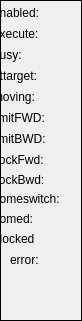
  <widget class="caFrame" name="StatusFrame">
   <property name="geometry">
    <rect>
     <x>232</x>
     <y>8</y>
     <width>82</width>
     <height>321</height>
    </rect>
   </property>
   <property name="minimumSize">
    <size>
     <width>0</width>
     <height>20</height>
    </size>
   </property>
   <property name="frameShape">
    <enum>QFrame::Box</enum>
   </property>
   <widget class="caLabel" name="calabel_65">
    <property name="geometry">
     <rect>
      <x>-7</x>
      <y>130</y>
      <width>69</width>
      <height>18</height>
     </rect>
    </property>
    <property name="minimumSize">
     <size>
      <width>69</width>
      <height>18</height>
     </size>
    </property>
    <property name="text">
     <string>limitBWD:</string>
    </property>
   </widget>
   <widget class="caLabel" name="calabel_56">
    <property name="geometry">
     <rect>
      <x>-7</x>
      <y>25</y>
      <width>69</width>
      <height>18</height>
     </rect>
    </property>
    <property name="minimumSize">
     <size>
      <width>69</width>
      <height>18</height>
     </size>
    </property>
    <property name="text">
     <string>execute:</string>
    </property>
   </widget>
   <widget class="caLabel" name="calabel_52">
    <property name="geometry">
     <rect>
      <x>-7</x>
      <y>4</y>
      <width>69</width>
      <height>18</height>
     </rect>
    </property>
    <property name="minimumSize">
     <size>
      <width>69</width>
      <height>18</height>
     </size>
    </property>
    <property name="text">
     <string>enabled:</string>
    </property>
   </widget>
   <widget class="caLed" name="caled_25">
    <property name="geometry">
     <rect>
      <x>65</x>
      <y>46</y>
      <width>14</width>
      <height>18</height>
     </rect>
    </property>
    <property name="rectangular">
     <bool>true</bool>
    </property>
    <property name="gradientEnabled">
     <bool>false</bool>
    </property>
    <property name="ledWidth">
     <number>12</number>
    </property>
    <property name="ledHeight">
     <number>12</number>
    </property>
    <property name="channel" stdset="0">
     <string notr="true">$(DEV):$(Axis)-Busy</string>
    </property>
    <property name="falseColor">
     <color>
      <red>0</red>
      <green>85</green>
      <blue>0</blue>
     </color>
    </property>
    <property name="trueColor">
     <color>
      <red>170</red>
      <green>0</green>
      <blue>0</blue>
     </color>
    </property>
   </widget>
   <widget class="caLed" name="caled_30">
    <property name="geometry">
     <rect>
      <x>65</x>
      <y>190</y>
      <width>14</width>
      <height>18</height>
     </rect>
    </property>
    <property name="rectangular">
     <bool>true</bool>
    </property>
    <property name="gradientEnabled">
     <bool>false</bool>
    </property>
    <property name="ledWidth">
     <number>12</number>
    </property>
    <property name="ledHeight">
     <number>12</number>
    </property>
    <property name="channel" stdset="0">
     <string notr="true">$(DEV):$(Axis)-HomeSwitch</string>
    </property>
    <property name="falseColor">
     <color>
      <red>0</red>
      <green>0</green>
      <blue>127</blue>
     </color>
    </property>
    <property name="trueColor">
     <color>
      <red>0</red>
      <green>85</green>
      <blue>0</blue>
     </color>
    </property>
   </widget>
   <widget class="caLed" name="caled_33">
    <property name="geometry">
     <rect>
      <x>65</x>
      <y>88</y>
      <width>14</width>
      <height>18</height>
     </rect>
    </property>
    <property name="rectangular">
     <bool>true</bool>
    </property>
    <property name="gradientEnabled">
     <bool>false</bool>
    </property>
    <property name="ledWidth">
     <number>12</number>
    </property>
    <property name="ledHeight">
     <number>12</number>
    </property>
    <property name="channel" stdset="0">
     <string notr="true">$(DEV):$(Axis)-Moving</string>
    </property>
    <property name="falseColor">
     <color>
      <red>160</red>
      <green>160</green>
      <blue>160</blue>
     </color>
    </property>
    <property name="trueColor">
     <color>
      <red>0</red>
      <green>0</green>
      <blue>127</blue>
     </color>
    </property>
   </widget>
   <widget class="caLed" name="caled_27">
    <property name="geometry">
     <rect>
      <x>65</x>
      <y>130</y>
      <width>14</width>
      <height>18</height>
     </rect>
    </property>
    <property name="rectangular">
     <bool>true</bool>
    </property>
    <property name="gradientEnabled">
     <bool>false</bool>
    </property>
    <property name="ledWidth">
     <number>12</number>
    </property>
    <property name="ledHeight">
     <number>12</number>
    </property>
    <property name="channel" stdset="0">
     <string notr="true">$(DEV):$(Axis)-LimBwd</string>
    </property>
    <property name="falseColor">
     <color>
      <red>255</red>
      <green>85</green>
      <blue>0</blue>
     </color>
    </property>
    <property name="trueColor">
     <color>
      <red>0</red>
      <green>85</green>
      <blue>0</blue>
     </color>
    </property>
   </widget>
   <widget class="caLabel" name="calabel_66">
    <property name="geometry">
     <rect>
      <x>-7</x>
      <y>190</y>
      <width>69</width>
      <height>18</height>
     </rect>
    </property>
    <property name="minimumSize">
     <size>
      <width>69</width>
      <height>18</height>
     </size>
    </property>
    <property name="text">
     <string>homeswitch:</string>
    </property>
   </widget>
   <widget class="caLabel" name="calabel_53">
    <property name="geometry">
     <rect>
      <x>-7</x>
      <y>88</y>
      <width>69</width>
      <height>18</height>
     </rect>
    </property>
    <property name="minimumSize">
     <size>
      <width>69</width>
      <height>18</height>
     </size>
    </property>
    <property name="text">
     <string>moving:</string>
    </property>
   </widget>
   <widget class="caLed" name="caled_29">
    <property name="geometry">
     <rect>
      <x>65</x>
      <y>67</y>
      <width>14</width>
      <height>18</height>
     </rect>
    </property>
    <property name="rectangular">
     <bool>true</bool>
    </property>
    <property name="gradientEnabled">
     <bool>false</bool>
    </property>
    <property name="ledWidth">
     <number>12</number>
    </property>
    <property name="ledHeight">
     <number>12</number>
    </property>
    <property name="channel" stdset="0">
     <string notr="true">$(DEV):$(Axis)-AtTarget</string>
    </property>
    <property name="falseColor">
     <color>
      <red>160</red>
      <green>160</green>
      <blue>160</blue>
     </color>
    </property>
    <property name="trueColor">
     <color>
      <red>0</red>
      <green>85</green>
      <blue>0</blue>
     </color>
    </property>
   </widget>
   <widget class="caLed" name="caled_24">
    <property name="geometry">
     <rect>
      <x>65</x>
      <y>25</y>
      <width>14</width>
      <height>18</height>
     </rect>
    </property>
    <property name="rectangular">
     <bool>true</bool>
    </property>
    <property name="gradientEnabled">
     <bool>false</bool>
    </property>
    <property name="ledWidth">
     <number>12</number>
    </property>
    <property name="ledHeight">
     <number>12</number>
    </property>
    <property name="channel" stdset="0">
     <string notr="true">$(DEV):$(Axis)-ExeCmd-RB</string>
    </property>
    <property name="falseColor">
     <color>
      <red>160</red>
      <green>160</green>
      <blue>160</blue>
     </color>
    </property>
    <property name="trueColor">
     <color>
      <red>0</red>
      <green>0</green>
      <blue>127</blue>
     </color>
    </property>
   </widget>
   <widget class="caLabel" name="calabel_51">
    <property name="geometry">
     <rect>
      <x>-7</x>
      <y>67</y>
      <width>69</width>
      <height>18</height>
     </rect>
    </property>
    <property name="minimumSize">
     <size>
      <width>69</width>
      <height>18</height>
     </size>
    </property>
    <property name="text">
     <string>attarget:</string>
    </property>
   </widget>
   <widget class="caLabel" name="calabel_55">
    <property name="geometry">
     <rect>
      <x>-7</x>
      <y>46</y>
      <width>69</width>
      <height>18</height>
     </rect>
    </property>
    <property name="minimumSize">
     <size>
      <width>69</width>
      <height>18</height>
     </size>
    </property>
    <property name="text">
     <string>busy:</string>
    </property>
   </widget>
   <widget class="caLed" name="caled_32">
    <property name="geometry">
     <rect>
      <x>65</x>
      <y>109</y>
      <width>14</width>
      <height>18</height>
     </rect>
    </property>
    <property name="rectangular">
     <bool>true</bool>
    </property>
    <property name="gradientEnabled">
     <bool>false</bool>
    </property>
    <property name="ledWidth">
     <number>12</number>
    </property>
    <property name="ledHeight">
     <number>12</number>
    </property>
    <property name="channel" stdset="0">
     <string notr="true">$(DEV):$(Axis)-LimFwd</string>
    </property>
    <property name="falseColor">
     <color>
      <red>255</red>
      <green>85</green>
      <blue>0</blue>
     </color>
    </property>
    <property name="trueColor">
     <color>
      <red>0</red>
      <green>85</green>
      <blue>0</blue>
     </color>
    </property>
   </widget>
   <widget class="caLed" name="caled_31">
    <property name="geometry">
     <rect>
      <x>65</x>
      <y>210</y>
      <width>14</width>
      <height>18</height>
     </rect>
    </property>
    <property name="rectangular">
     <bool>true</bool>
    </property>
    <property name="gradientEnabled">
     <bool>false</bool>
    </property>
    <property name="ledWidth">
     <number>12</number>
    </property>
    <property name="ledHeight">
     <number>12</number>
    </property>
    <property name="channel" stdset="0">
     <string notr="true">$(DEV):$(Axis)-Homed</string>
    </property>
    <property name="falseColor">
     <color>
      <red>160</red>
      <green>160</green>
      <blue>160</blue>
     </color>
    </property>
    <property name="trueColor">
     <color>
      <red>0</red>
      <green>85</green>
      <blue>0</blue>
     </color>
    </property>
   </widget>
   <widget class="caLabel" name="calabel_54">
    <property name="geometry">
     <rect>
      <x>-7</x>
      <y>210</y>
      <width>69</width>
      <height>18</height>
     </rect>
    </property>
    <property name="minimumSize">
     <size>
      <width>69</width>
      <height>18</height>
     </size>
    </property>
    <property name="text">
     <string>homed:</string>
    </property>
   </widget>
   <widget class="caLabel" name="calabel_49">
    <property name="geometry">
     <rect>
      <x>-7</x>
      <y>109</y>
      <width>69</width>
      <height>18</height>
     </rect>
    </property>
    <property name="minimumSize">
     <size>
      <width>69</width>
      <height>18</height>
     </size>
    </property>
    <property name="text">
     <string>limitFWD:</string>
    </property>
   </widget>
   <widget class="caLed" name="caled_26">
    <property name="geometry">
     <rect>
      <x>65</x>
      <y>4</y>
      <width>14</width>
      <height>18</height>
     </rect>
    </property>
    <property name="rectangular">
     <bool>true</bool>
    </property>
    <property name="gradientEnabled">
     <bool>false</bool>
    </property>
    <property name="ledWidth">
     <number>12</number>
    </property>
    <property name="ledHeight">
     <number>12</number>
    </property>
    <property name="channel" stdset="0">
     <string notr="true">$(DEV):$(Axis)-EnaAct</string>
    </property>
    <property name="falseColor">
     <color>
      <red>160</red>
      <green>160</green>
      <blue>160</blue>
     </color>
    </property>
    <property name="trueColor">
     <color>
      <red>0</red>
      <green>85</green>
      <blue>0</blue>
     </color>
    </property>
   </widget>
   <widget class="caLabel" name="calabel_68">
    <property name="geometry">
     <rect>
      <x>-7</x>
      <y>150</y>
      <width>69</width>
      <height>20</height>
     </rect>
    </property>
    <property name="minimumSize">
     <size>
      <width>69</width>
      <height>18</height>
     </size>
    </property>
    <property name="text">
     <string>IlockFwd:</string>
    </property>
   </widget>
   <widget class="caLed" name="caled_35">
    <property name="geometry">
     <rect>
      <x>65</x>
      <y>150</y>
      <width>14</width>
      <height>18</height>
     </rect>
    </property>
    <property name="rectangular">
     <bool>true</bool>
    </property>
    <property name="gradientEnabled">
     <bool>false</bool>
    </property>
    <property name="ledWidth">
     <number>12</number>
    </property>
    <property name="ledHeight">
     <number>12</number>
    </property>
    <property name="channel" stdset="0">
     <string notr="true">$(DEV):$(Axis)-SumIlockFwd</string>
    </property>
    <property name="falseColor">
     <color>
      <red>0</red>
      <green>85</green>
      <blue>0</blue>
     </color>
    </property>
    <property name="trueColor">
     <color>
      <red>255</red>
      <green>0</green>
      <blue>0</blue>
     </color>
    </property>
    <property name="undefinedColor">
     <color>
      <red>255</red>
      <green>0</green>
      <blue>0</blue>
     </color>
    </property>
   </widget>
   <widget class="caLabel" name="calabel_69">
    <property name="geometry">
     <rect>
      <x>-7</x>
      <y>170</y>
      <width>69</width>
      <height>20</height>
     </rect>
    </property>
    <property name="minimumSize">
     <size>
      <width>69</width>
      <height>18</height>
     </size>
    </property>
    <property name="text">
     <string>IlockBwd:</string>
    </property>
   </widget>
   <widget class="caLed" name="caled_36">
    <property name="geometry">
     <rect>
      <x>65</x>
      <y>170</y>
      <width>14</width>
      <height>18</height>
     </rect>
    </property>
    <property name="rectangular">
     <bool>true</bool>
    </property>
    <property name="gradientEnabled">
     <bool>false</bool>
    </property>
    <property name="ledWidth">
     <number>12</number>
    </property>
    <property name="ledHeight">
     <number>12</number>
    </property>
    <property name="channel" stdset="0">
     <string notr="true">$(DEV):$(Axis)-SumIlockBwd</string>
    </property>
    <property name="falseColor">
     <color>
      <red>0</red>
      <green>85</green>
      <blue>0</blue>
     </color>
    </property>
    <property name="trueColor">
     <color>
      <red>255</red>
      <green>0</green>
      <blue>0</blue>
     </color>
    </property>
    <property name="undefinedColor">
     <color>
      <red>255</red>
      <green>0</green>
      <blue>0</blue>
     </color>
    </property>
   </widget>
   <widget class="caLed" name="caled_15">
    <property name="geometry">
     <rect>
      <x>65</x>
      <y>252</y>
      <width>16</width>
      <height>16</height>
     </rect>
    </property>
    <property name="rectangular">
     <bool>true</bool>
    </property>
    <property name="gradientEnabled">
     <bool>false</bool>
    </property>
    <property name="ledWidth">
     <number>12</number>
    </property>
    <property name="ledHeight">
     <number>12</number>
    </property>
    <property name="channel" stdset="0">
     <string notr="true">$(DEV):$(Axis)-ErrId</string>
    </property>
    <property name="falseColor">
     <color>
      <red>0</red>
      <green>85</green>
      <blue>0</blue>
     </color>
    </property>
    <property name="trueColor">
     <color>
      <red>0</red>
      <green>0</green>
      <blue>0</blue>
     </color>
    </property>
    <property name="undefinedColor">
     <color>
      <red>255</red>
      <green>0</green>
      <blue>0</blue>
     </color>
    </property>
    <property name="trueValue">
     <string notr="true"/>
    </property>
    <property name="falseValue">
     <string notr="true">0</string>
    </property>
   </widget>
   <widget class="caLabel" name="calabel_21">
    <property name="geometry">
     <rect>
      <x>10</x>
      <y>250</y>
      <width>51</width>
      <height>20</height>
     </rect>
    </property>
    <property name="maximumSize">
     <size>
      <width>16777215</width>
      <height>22</height>
     </size>
    </property>
    <property name="text">
     <string>error:</string>
    </property>
   </widget>
   <widget class="caLed" name="caled_28">
    <property name="geometry">
     <rect>
      <x>65</x>
      <y>230</y>
      <width>14</width>
      <height>18</height>
     </rect>
    </property>
    <property name="rectangular">
     <bool>true</bool>
    </property>
    <property name="gradientEnabled">
     <bool>false</bool>
    </property>
    <property name="ledWidth">
     <number>12</number>
    </property>
    <property name="ledHeight">
     <number>12</number>
    </property>
    <property name="channel" stdset="0">
     <string notr="true">$(DEV):$(Axis)-Blocked</string>
    </property>
    <property name="falseColor">
     <color>
      <red>0</red>
      <green>85</green>
      <blue>0</blue>
     </color>
    </property>
    <property name="trueColor">
     <color>
      <red>170</red>
      <green>0</green>
      <blue>0</blue>
     </color>
    </property>
   </widget>
   <widget class="caLabel" name="calabel_57">
    <property name="geometry">
     <rect>
      <x>-7</x>
      <y>230</y>
      <width>69</width>
      <height>18</height>
     </rect>
    </property>
    <property name="minimumSize">
     <size>
      <width>69</width>
      <height>18</height>
     </size>
    </property>
    <property name="text">
     <string>blocked</string>
    </property>
   </widget>
  </widget>
